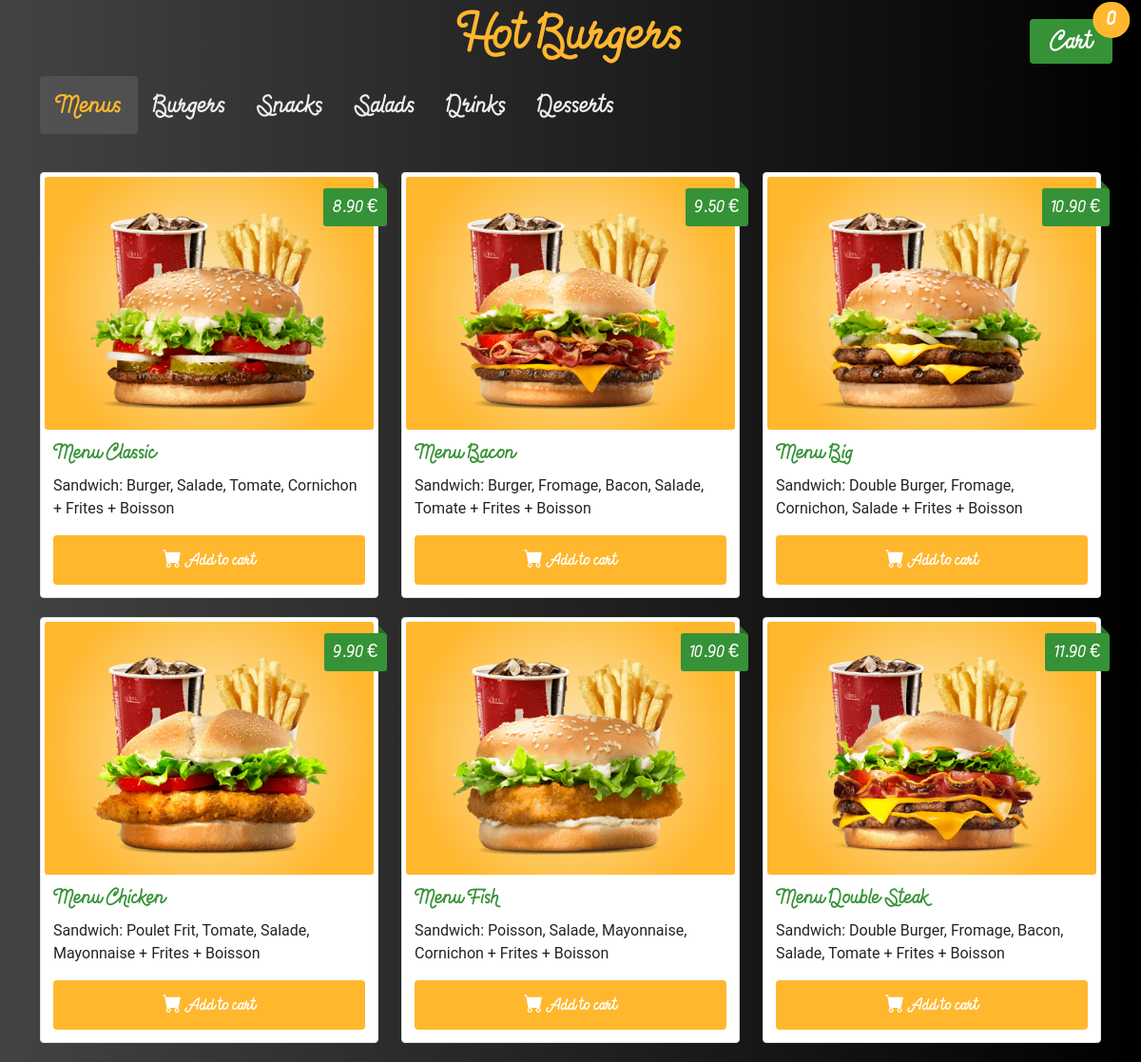
The page / on the database its author committed.
### tables this page shows
CREATE TABLE `categories` (
  `id` int(11) NOT NULL,
  `name` varchar(100) NOT NULL
);

CREATE TABLE `items` (
  `id` int(11) NOT NULL,
  `name` varchar(100) NOT NULL,
  `description` varchar(255) NOT NULL,
  `price` float NOT NULL,
  `image` varchar(255) NOT NULL,
  `category` int(11) NOT NULL
);

### index.php (the view, shortened to what this page needs)
<?php require 'components/header.php' ?>
<div class="container site">
    <?php
    echo '<nav><ul class="nav nav-pills" role="tablist">';
    $db = Database::connect();
    $statement = $db->query('SELECT * FROM categories');
    $categories = $statement->fetchAll();
    foreach ($categories as $category) {
        if ($category['id'] == '1') {
            echo '<li class="nav-item" role="presentation"><a class="nav-link active" data-bs-toggle="pill" data-bs-target="#tab' . $category['id'] . '" role="tab">' . $category['name'] . '</a></li>';
        } else {
            echo '<li class="nav-item" role="presentation"><a class="nav-link" data-bs-toggle="pill" data-bs-target="#tab' . $category['id'] . '" role="tab">' . $category['name'] . '</a></li>';
        }
    }
    echo    '</ul></nav><div class="tab-content">';
    foreach ($categories as $category) {
        if ($category['id'] == '1') {
            echo '<div class="tab-pane active" id="tab' . $category['id'] . '" role="tabpanel">';
        } else {
            echo '<div class="tab-pane" id="tab' . $category['id'] . '" role="tabpanel">';
        }
        echo '<div class="row">';
        $statement = $db->prepare('SELECT * FROM items WHERE items.category = ?');
        $statement->execute(array($category['id']));
        while ($item = $statement->fetch()) {
            echo '<div class="col-md-6 col-lg-4">
                        <div class="img-thumbnail">
                            <img src="assets/images/' . $item['image'] . '" class="img-fluid" alt="...">
                            <div class="price">' . number_format($item['price'], 2, '.', '') . ' €</div>
                                <div class="caption">
                                    <h4>' . $item['name'] . '</h4>
                                    <p>' . $item['description'] . '</p>
                                    <a href="" class="btn btn-order" role="button" data-id=' . $item['id'] . '><span class="bi-cart-fill"></span> Add to cart</a>
                                </div>
                            </div>
                        </div>';
        }
        echo    '</div>
                        </div>';
    }
    echo  '</div>';
    ?>
</div>
</body>
</html>

### components/header.php (shortened to what this page needs)
<?php
if (strpos($_SERVER['REQUEST_URI'], 'admin') !== false) {
    $onAdmin = true;
    require_once 'config/auth.php';
} else {
    $onAdmin = false;
}
?>
<!DOCTYPE html>
<html>
<head>
    <link href="https://cdn.jsdelivr.net/npm/bootstrap@5.1.1/dist/css/bootstrap.min.css" rel="stylesheet">
    <link rel="stylesheet" href="https://cdn.jsdelivr.net/npm/bootstrap-icons@1.5.0/font/bootstrap-icons.css">
    <?php if ($onAdmin) {
        echo '<link rel="stylesheet" href="../assets/css/styles.css">';
    } else {
        echo '<link rel="stylesheet" href="assets/css/styles.css">';
    } ?>
</head>
<body>
    <div class="sticky-top">
        <h1 class="text-logo"><a href="#">Hot Burgers</a></h1>
        <?php if ($onAdmin && is_connected()) : ?>
            <nav class="d-flex justify-content-end">
                <ul class="nav nav-pills mb-1 me-2">
                    <li class="nav-item"><a class="nav-link active fs-5" href="index.php">Panel</a></li>
                    <li class="nav-item"><a class="nav-link fs-5" href="/">Client view</a></li>
                    <li class="nav-item"><a class="nav-link fs-5" href="config/logout.php">Logout</a></li>
                </ul>
            </nav>
        <?php elseif(strpos($_SERVER['REQUEST_URI'], 'order-confirmation') === false): ?>
            <div class="my-cart">
                <a href="../user-cart.php" type="button" class="btn position-relative">
                    Cart
                    <span class="position-absolute top-0 start-100 translate-middle badge rounded-pill" id="nbrItem">
                        <?= empty($_SESSION['item']) ? "0" : count($_SESSION['item']);  ?>
                    </span>
                </a>
            </div>
    </div>
<?php endif; ?>

### assets/css/styles.css (style rules this page uses)
:root { --orange: #ffb72e; --green: #369236; --dark-green: #286e28; }
body { background: #000; background: linear-gradient(to right, #434343 0%, black 100%); }
.site { font-family: Hot_Restaurant, sans-serif; }
.text-logo { font-family: Hot_Restaurant, sans-serif; color: var(--orange); font-size: 60px; background: linear-gradient(to right, #434343 0%, black 100%); }
.text-logo a { color: inherit; text-decoration: none; }
.nav { margin-bottom: 40px; }
.nav-link { color: #eee; font-size: 30px; cursor: pointer; }
.nav-link.active { color: var(--orange) !important; background-color: rgba(86, 86, 86, 0.755) !important; }
.img-thumbnail { position: relative; margin-bottom: 20px; transition: background-color .3s ease; }
.img-thumbnail img { background: radial-gradient(circle farthest-side, #fceabb, #ffb72e); width: 100%; border-radius: 3px; }
.img-thumbnail .price { background: var(--green); color: #fff; position: absolute; right: -10px; top: 16px; padding: 5px 10px; font-size: 20px; border-radius: 3px; }
.img-thumbnail .price:before { border: 4px solid transparent; border-bottom: 4px solid var(--dark-green); border-left: 4px solid var(--dark-green); content: ""; position: absolute; right: 1px; top: -8px; }
.img-thumbnail .caption { padding: 9px; }
.img-thumbnail .caption p { font-family: Roboto, Oxygen, Ubuntu, Cantarell, 'Open Sans', 'Helvetica Neue', sans-serif; }
.img-thumbnail .caption h4 { color: var(--green); font-size: 25px; }
.btn-order, .btn-place-order { width: 100%; padding: 10px; font-size: 20px; color: #fff; background-color: var(--orange); }
.my-cart { position: fixed; top: 20px; right: 30px; }
.my-cart a { font-family: Hot_Restaurant, sans-serif; font-size: 30px; }
.my-cart .btn { background-color: var(--green); color: #fff; padding: 0 20px; }
.my-cart span { background-color: var(--orange); }
h1, .cart a { font-family: Hot_Restaurant, sans-serif; }
h1 { font-size: 60px; }
@media (min-width: 768px) { .text-logo { text-align: center; } }

### rows shown on the page
categories: name "Menus"
categories: name "Burgers"
categories: name "Snacks"
categories: name "Salads"
categories: name "Drinks"
categories: name "Desserts"
items: image (picture), price "8.90", name "Menu Classic", description "Sandwich: Burger, Salade, Tomate, Cornichon + Frites + Boisson"
items: image (picture), price "9.50", name "Menu Bacon", description "Sandwich: Burger, Fromage, Bacon, Salade, Tomate + Frites + Boisson"
items: image (picture), price "10.90", name "Menu Big", description "Sandwich: Double Burger, Fromage, Cornichon, Salade + Frites + Boisson"
items: image (picture), price "9.90", name "Menu Chicken", description "Sandwich: Poulet Frit, Tomate, Salade, Mayonnaise + Frites + Boisson"
items: image (picture), price "10.90", name "Menu Fish", description "Sandwich: Poisson, Salade, Mayonnaise, Cornichon + Frites + Boisson"
items: image (picture), price "11.90", name "Menu Double Steak", description "Sandwich: Double Burger, Fromage, Bacon, Salade, Tomate + Frites + Boisson"
